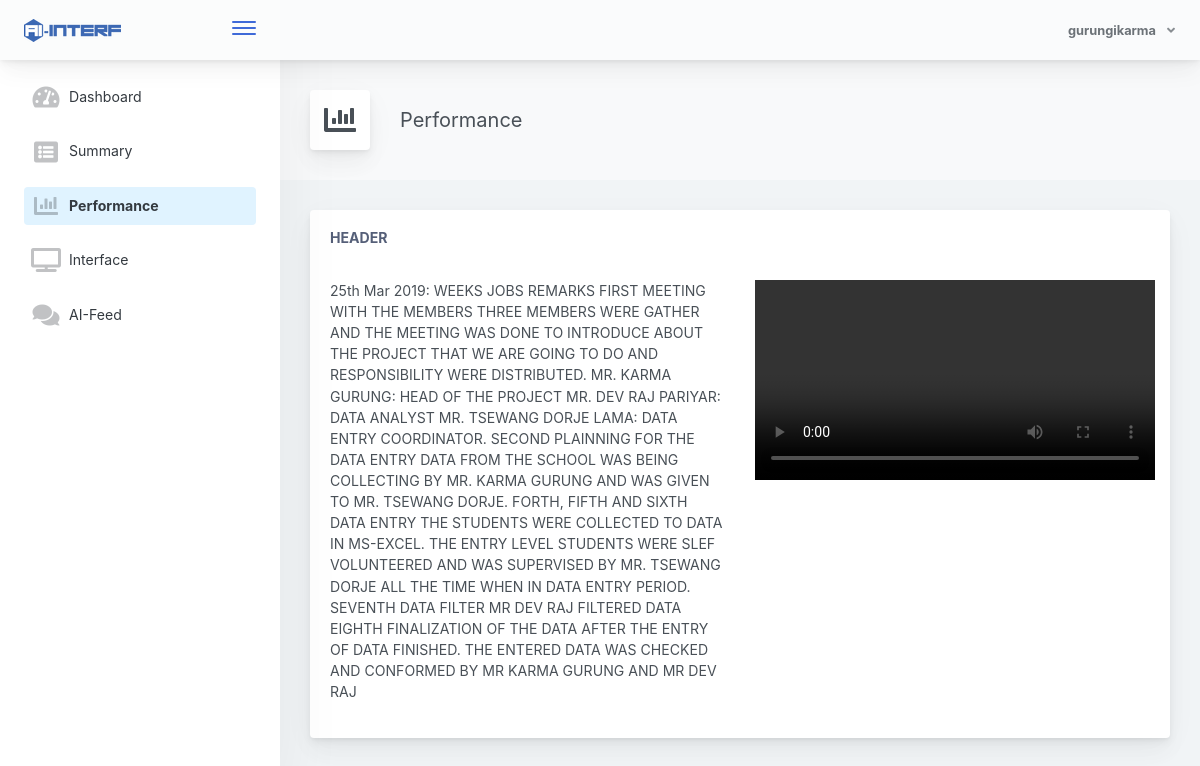
/user/performance/index.php (signed in), run on the app's committed database.
### tables this page shows
CREATE TABLE `pages` (
  `id` mediumint(9) NOT NULL,
  `user` mediumint(9) NOT NULL,
  `slug` varchar(300) NOT NULL,
  `label` varchar(300) NOT NULL,
  `title` varchar(200) NOT NULL,
  `header` varchar(300) NOT NULL,
  `body` longtext NOT NULL,
  `location` varchar(255) NOT NULL
);

### user/performance/index.php (the view, shortened to what this page needs)
<?php
    include '../../dbconnect.php';
    $id = $_SESSION['id'];
    $query = "SELECT * FROM pages WHERE title='2' AND user = '$id' ORDER BY id DESC";
    $result = mysqli_query($conn,$query);
?>
<!doctype html>
<html lang="en">
<head>
    <link href="../../css/main.css" rel="stylesheet">
</head>
<body>
    <div class="app-container app-theme-white body-tabs-shadow fixed-sidebar fixed-header">
        <div class="app-header header-shadow">
            <div class="app-header__logo">
                <div class="logo-src"></div>
                <div class="header__pane ml-auto">
                    <div>
                        <button type="button" class="hamburger close-sidebar-btn hamburger--elastic" data-class="closed-sidebar">
                            <span class="hamburger-box">
                                <span class="hamburger-inner"></span>
                            </span>
                        </button>
                    </div>
                </div>
            </div>
            <div class="app-header__content">
                <div class="app-header-right">
                    <div class="header-btn-lg pr-0">
                        <div class="widget-content p-0">
                            <div class="widget-content-wrapper">
                                <div class="widget-content-left">
                                    <div class="btn-group">
                                        <a data-toggle="dropdown" aria-haspopup="true" aria-expanded="false" class="p-0 btn">
                                            <div class="widget-heading">
                                                <?php echo $_SESSION['name'] ?>
                                                <i class="fa fa-angle-down ml-2 opacity-8"></i>
                                            </div>
                                        </a>
                                    </div>
                                </div>
                            </div>
                        </div>
                    </div>
                </div>
            </div>
        </div>
        <div class="app-main">
            <div class="app-sidebar sidebar-shadow">
                <div class="scrollbar-sidebar">
                    <div class="app-sidebar__inner">
                        <ul class="vertical-nav-menu">
                            <li>
                                <a href="../dashboard/">
                                    <i class="fas metismenu-icon fa-tachometer-alt"></i>
                                    Dashboard
                                </a>
                            </li>
                            <li>
                                <a href="../summary/">
                                    <i class="metismenu-icon fas fa-list-alt"></i>
                                    Summary
                                </a>
                            </li>
                            <li>
                                <a href="../performance/" class="mm-active">
                                    <i class="metismenu-icon fas fa-chart-bar"></i>
                                    Performance
                                </a>
                            </li>
                            <li>
                                <a href="../interface/">
                                    <i class="metismenu-icon fas fa-tv"></i>
                                    Interface
                                </a>
                            </li>
                            <li>
                                <a href="../ai-feed/">
                                    <i class="metismenu-icon fas fa-comments"></i>
                                    AI-Feed
                                </a>
                            </li>
                        </ul>
                    </div>
                </div>
            </div>
            <div class="app-main__outer">
                <div class="app-main__inner">
                    <div class="app-page-title">
                        <div class="page-title-wrapper">
                            <div class="page-title-heading">
                                <div class="page-title-icon">
                                    <i class="fas fa-chart-bar"></i>
                                </div>
                                <div>Performance</div>
                            </div>
                        </div>
                    </div>
                    <?php
                        while($data = mysqli_fetch_assoc($result)):
                    ?>
                    <div class="mycard card">
                        <div class="card-body">
                            <h2 class="card-title"> <?php echo $data['header'] ?></h2>
                            <br>
                            <?php
                                if($data['location'] == '') {
                            ?>
                            <p><?php echo $data['body'] ?></p>
                            <?php
                                } else {
                            ?>
                            <div class="row">
                                <div class="col-md-6"><p><?php echo $data['body'] ?></p></div>
                                <div class="col-md-6">
                                    <video allowfullscreen="" width="400px" height="auto" __idm_id__="198042625" controls="" src="../../assets/<?php echo $data['location'] ?>"></video>
                                </div>
                            </div>
                            <?php
                                }
                            ?>
                        </div>
                    </div>
                    <?php
                        endwhile;
                    ?>
                </div>
            </div>
        </div>
    </div>
</body>
</html>

### data on the page
pages: header "HEADER", body "25th Mar 2019: WEEKS JOBS REMARKS FIRST MEETING WITH THE MEMBERS THREE MEMBERS WERE GATHER AND THE MEETING WAS DONE TO INTRODUCE ABOUT THE PROJECT THAT WE ARE GOING TO DO AND RESPONSIBILITY WERE DISTRIBUTED. MR. KARMA GURUNG: HEAD OF THE PROJECT MR. DEV RAJ PARIYAR: DATA ANALYST MR. TSEWANG DORJE LAMA: DATA ENTRY COORDINATOR. SECOND PLAINNING FOR THE DATA ENTRY DATA FROM THE SCHOOL WAS BEING COLLECTING BY MR. KARMA GURUNG AND WAS GIVEN TO MR. TSEWANG DORJE. FORTH, FIFTH AND SIXTH DATA ENTRY THE STUDENTS WERE COLLECTED TO DATA IN MS-EXCEL. THE ENTRY LEVEL STUDENTS WERE SLEF VOLUNTEERED AND WAS SUPERVISED BY MR. TSEWANG DORJE ALL THE TIME WHEN IN DATA ENTRY PERIOD. SEVENTH DATA FILTER MR DEV…"

### other printed values
$_SESSION['name'] "gurungikarma"
